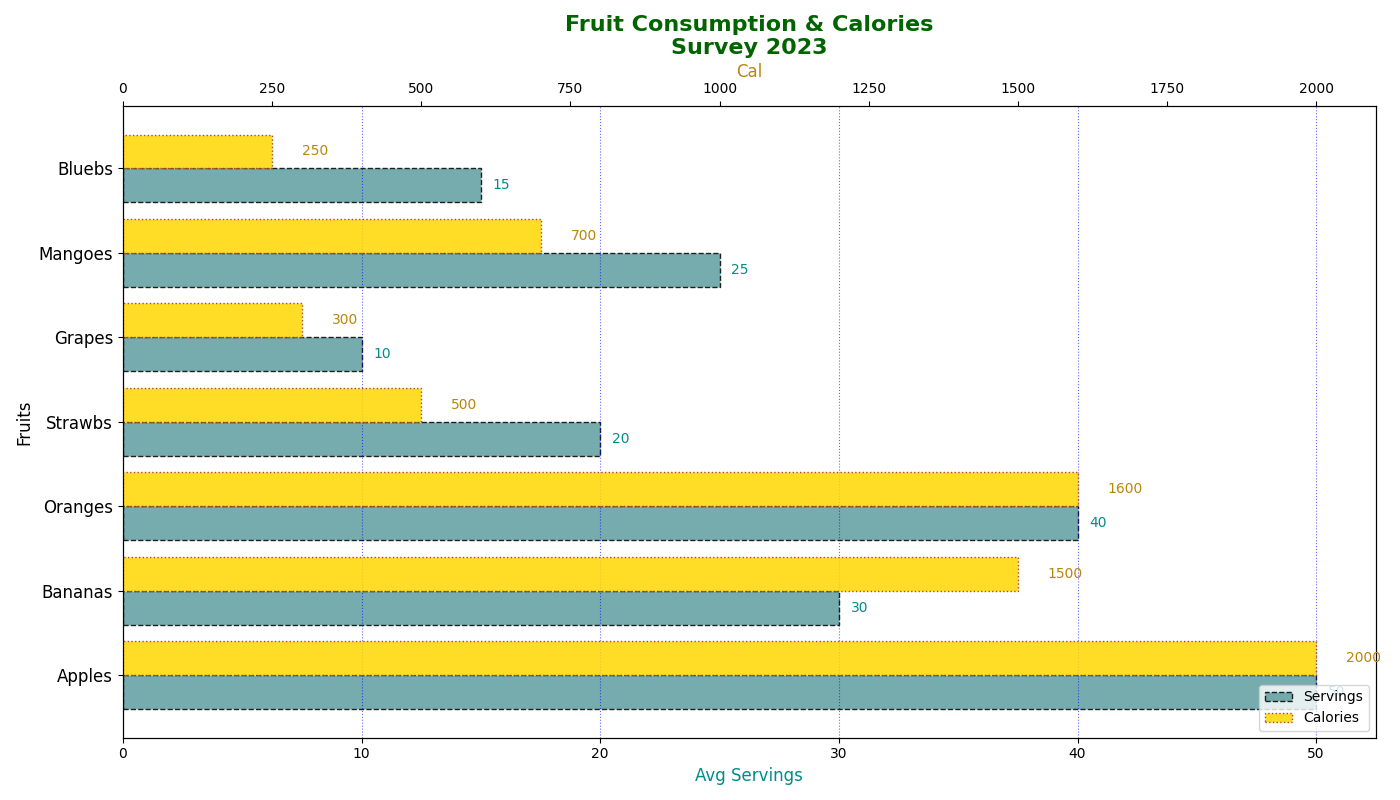

The script that drew this image:
import matplotlib.pyplot as plt
import numpy as np

fruits = ['Apples', 'Bananas', 'Oranges', 'Strawbs', 'Grapes', 'Mangoes', 'Bluebs']
consumption_data = [50, 30, 40, 20, 10, 25, 15]
calories_data = [2000, 1500, 1600, 500, 300, 700, 250]

fig, ax1 = plt.subplots(figsize=(14, 8))

y_pos = np.arange(len(fruits))
bar_height = 0.4

bars1 = ax1.barh(y_pos, consumption_data, height=bar_height, color='#5F9EA0', edgecolor='black', linestyle='--', label='Servings', alpha=0.85)

ax2 = ax1.twiny()
bars2 = ax2.barh(y_pos + bar_height, calories_data, height=bar_height, color='#FFD700', edgecolor='brown', linestyle=':', label='Calories', alpha=0.85)

for bar in bars1:
    width = bar.get_width()
    ax1.text(width + 0.5, bar.get_y() + bar.get_height()/2, int(width), va='center', ha='left', fontsize=10, color='darkcyan')

for bar in bars2:
    width = bar.get_width()
    ax2.text(width + 50, bar.get_y() + bar.get_height()/2, int(width), va='center', ha='left', fontsize=10, color='darkgoldenrod')

plt.title('Fruit Consumption & Calories\nSurvey 2023', fontsize=16, fontweight='bold', color='darkgreen')
ax1.set_ylabel('Fruits', fontsize=12)
ax1.set_xlabel('Avg Servings', fontsize=12, color='darkcyan')
ax2.set_xlabel('Cal', fontsize=12, color='darkgoldenrod')

ax1.set_yticks(y_pos + bar_height / 2)
ax1.set_yticklabels(fruits, fontsize=12, rotation=0, ha='right')

bars = [bars1[0], bars2[0]]
legends = [bars1.get_label(), bars2.get_label()]
ax1.legend(bars, legends, loc='lower right')

ax1.xaxis.grid(True, linestyle=':', which='major', color='blue', alpha=0.6)

plt.tight_layout()
plt.show()
